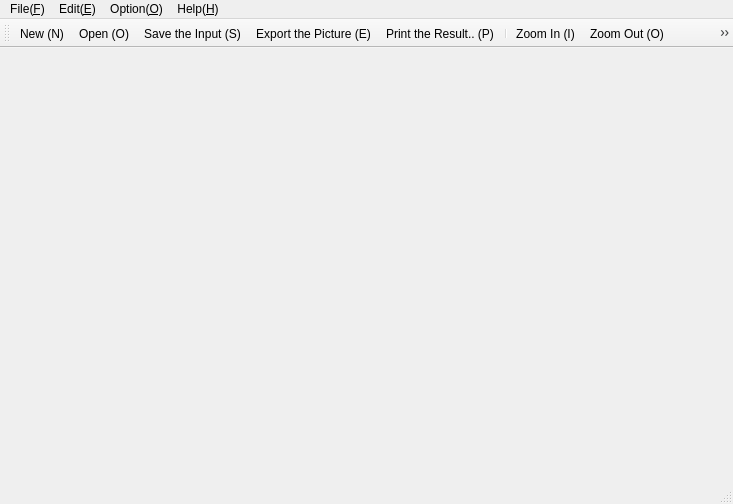
<?xml version="1.0" encoding="UTF-8"?>
<ui version="4.0">
 <class>MainWindow</class>
 <widget class="QMainWindow" name="MainWindow">
  <property name="geometry">
   <rect>
    <x>0</x>
    <y>0</y>
    <width>733</width>
    <height>504</height>
   </rect>
  </property>
  <property name="maximumSize">
   <size>
    <width>16777215</width>
    <height>16777215</height>
   </size>
  </property>
  <property name="windowTitle">
   <string>MainWindow</string>
  </property>
  <widget class="QWidget" name="centralWidget"/>
  <widget class="QMenuBar" name="menuBar">
   <property name="geometry">
    <rect>
     <x>0</x>
     <y>0</y>
     <width>733</width>
     <height>23</height>
    </rect>
   </property>
   <widget class="QMenu" name="menuFile_F">
    <property name="title">
     <string>File(&amp;F)</string>
    </property>
    <addaction name="actionNew"/>
    <addaction name="actionOpen"/>
    <addaction name="separator"/>
    <addaction name="actionSaveInput"/>
    <addaction name="actionSaveInputAs"/>
    <addaction name="actionExport"/>
    <addaction name="separator"/>
    <addaction name="actionPrint"/>
    <addaction name="separator"/>
    <addaction name="actionExit"/>
   </widget>
   <widget class="QMenu" name="menuEdit_E">
    <property name="title">
     <string>Edit(&amp;E)</string>
    </property>
    <addaction name="actionZoom_In"/>
    <addaction name="actionZoom_Out"/>
    <addaction name="actionInitial_Zoom"/>
    <addaction name="separator"/>
    <addaction name="actionClear_C"/>
   </widget>
   <widget class="QMenu" name="menuOption">
    <property name="title">
     <string>Option(&amp;O)</string>
    </property>
    <widget class="QMenu" name="menuAlgorithm_A">
     <property name="title">
      <string>Algorithm (&amp;A)</string>
     </property>
     <addaction name="actionLRMT"/>
     <addaction name="actionZRMT"/>
    </widget>
    <widget class="QMenu" name="menuColors_C">
     <property name="title">
      <string>Colors (&amp;C)</string>
     </property>
     <addaction name="actionBackground"/>
     <addaction name="actionPoints"/>
     <addaction name="actionLines"/>
    </widget>
    <addaction name="menuColors_C"/>
    <addaction name="menuAlgorithm_A"/>
   </widget>
   <widget class="QMenu" name="menuHelp_H">
    <property name="title">
     <string>Help(&amp;H)</string>
    </property>
    <addaction name="actionAbout"/>
   </widget>
   <addaction name="menuFile_F"/>
   <addaction name="menuEdit_E"/>
   <addaction name="menuOption"/>
   <addaction name="menuHelp_H"/>
  </widget>
  <widget class="QToolBar" name="mainToolBar">
   <attribute name="toolBarArea">
    <enum>TopToolBarArea</enum>
   </attribute>
   <attribute name="toolBarBreak">
    <bool>false</bool>
   </attribute>
   <addaction name="actionNew"/>
   <addaction name="actionOpen"/>
   <addaction name="actionSaveInput"/>
   <addaction name="actionExport"/>
   <addaction name="actionPrint"/>
   <addaction name="separator"/>
   <addaction name="actionZoom_In"/>
   <addaction name="actionZoom_Out"/>
   <addaction name="actionInitial_Zoom"/>
   <addaction name="separator"/>
   <addaction name="actionClear_C"/>
   <addaction name="separator"/>
   <addaction name="actionAbout"/>
  </widget>
  <widget class="QStatusBar" name="statusBar"/>
  <action name="actionNew">
   <property name="icon">
    <iconset resource="icons.qrc">
     <normaloff>:/new/prefix1/icons/1.png</normaloff>:/new/prefix1/icons/1.png</iconset>
   </property>
   <property name="text">
    <string>New (&amp;N)</string>
   </property>
   <property name="statusTip">
    <string>New a blank or random input data</string>
   </property>
   <property name="shortcut">
    <string>Ctrl+N</string>
   </property>
  </action>
  <action name="actionOpen">
   <property name="icon">
    <iconset resource="icons.qrc">
     <normaloff>:/new/prefix1/icons/8.png</normaloff>:/new/prefix1/icons/8.png</iconset>
   </property>
   <property name="text">
    <string>Open (&amp;O)</string>
   </property>
   <property name="statusTip">
    <string>Open an input data</string>
   </property>
   <property name="shortcut">
    <string>Ctrl+O</string>
   </property>
  </action>
  <action name="actionSaveInput">
   <property name="icon">
    <iconset resource="icons.qrc">
     <normaloff>:/new/prefix1/icons/7.png</normaloff>:/new/prefix1/icons/7.png</iconset>
   </property>
   <property name="text">
    <string>Save the Input (&amp;S)</string>
   </property>
   <property name="statusTip">
    <string>Save the input data</string>
   </property>
   <property name="shortcut">
    <string>Ctrl+S</string>
   </property>
  </action>
  <action name="actionSaveInputAs">
   <property name="text">
    <string>Save the Input As.. (&amp;A)</string>
   </property>
   <property name="statusTip">
    <string>Save the input data as</string>
   </property>
  </action>
  <action name="actionExport">
   <property name="icon">
    <iconset resource="icons.qrc">
     <normaloff>:/new/prefix1/icons/62.png</normaloff>:/new/prefix1/icons/62.png</iconset>
   </property>
   <property name="text">
    <string>Export the Picture (&amp;E)</string>
   </property>
   <property name="statusTip">
    <string>Save the result as a pic</string>
   </property>
   <property name="shortcut">
    <string>Ctrl+R</string>
   </property>
  </action>
  <action name="actionPrint">
   <property name="icon">
    <iconset resource="icons.qrc">
     <normaloff>:/new/prefix1/icons/68.png</normaloff>:/new/prefix1/icons/68.png</iconset>
   </property>
   <property name="text">
    <string>Print the Result.. (&amp;P)</string>
   </property>
   <property name="statusTip">
    <string>Print the result data</string>
   </property>
   <property name="shortcut">
    <string>Ctrl+P</string>
   </property>
  </action>
  <action name="actionExit">
   <property name="icon">
    <iconset resource="icons.qrc">
     <normaloff>:/new/prefix1/icons/118.png</normaloff>:/new/prefix1/icons/118.png</iconset>
   </property>
   <property name="text">
    <string>Exit(&amp;X)</string>
   </property>
   <property name="statusTip">
    <string>Exit</string>
   </property>
   <property name="shortcut">
    <string>Esc</string>
   </property>
  </action>
  <action name="actionZoom_In">
   <property name="icon">
    <iconset resource="icons.qrc">
     <normaloff>:/new/prefix1/icons/106.png</normaloff>:/new/prefix1/icons/106.png</iconset>
   </property>
   <property name="text">
    <string>Zoom In (&amp;I)</string>
   </property>
   <property name="statusTip">
    <string>Zoom in</string>
   </property>
   <property name="shortcut">
    <string>+</string>
   </property>
  </action>
  <action name="actionZoom_Out">
   <property name="icon">
    <iconset resource="icons.qrc">
     <normaloff>:/new/prefix1/icons/107.png</normaloff>:/new/prefix1/icons/107.png</iconset>
   </property>
   <property name="text">
    <string>Zoom Out (&amp;O)</string>
   </property>
   <property name="statusTip">
    <string>Zoom out</string>
   </property>
   <property name="shortcut">
    <string>-</string>
   </property>
  </action>
  <action name="actionInitial_Zoom">
   <property name="icon">
    <iconset resource="icons.qrc">
     <normaloff>:/new/prefix1/icons/16.png</normaloff>:/new/prefix1/icons/16.png</iconset>
   </property>
   <property name="text">
    <string>Initial Zoom</string>
   </property>
   <property name="statusTip">
    <string>Back to initial zoom</string>
   </property>
   <property name="shortcut">
    <string>Home</string>
   </property>
  </action>
  <action name="actionZRMT">
   <property name="text">
    <string>ZRMT</string>
   </property>
   <property name="statusTip">
    <string>Use LRMT</string>
   </property>
  </action>
  <action name="actionLRMT">
   <property name="text">
    <string>LRMT</string>
   </property>
   <property name="statusTip">
    <string>Use LRMT</string>
   </property>
  </action>
  <action name="actionAbout">
   <property name="icon">
    <iconset resource="icons.qrc">
     <normaloff>:/new/prefix1/icons/wi.png</normaloff>:/new/prefix1/icons/wi.png</iconset>
   </property>
   <property name="text">
    <string>About</string>
   </property>
   <property name="statusTip">
    <string>About ..</string>
   </property>
  </action>
  <action name="actionBackground">
   <property name="text">
    <string>Background</string>
   </property>
   <property name="statusTip">
    <string>Change the background color</string>
   </property>
  </action>
  <action name="actionPoints">
   <property name="text">
    <string>Points</string>
   </property>
   <property name="statusTip">
    <string>Change the color of points</string>
   </property>
  </action>
  <action name="actionLines">
   <property name="text">
    <string>Lines</string>
   </property>
   <property name="statusTip">
    <string>Change the color of lines</string>
   </property>
  </action>
  <action name="actionClear_C">
   <property name="icon">
    <iconset resource="icons.qrc">
     <normaloff>:/new/prefix1/icons/89.png</normaloff>:/new/prefix1/icons/89.png</iconset>
   </property>
   <property name="text">
    <string>Clear (&amp;C)</string>
   </property>
   <property name="statusTip">
    <string>Clear all the points</string>
   </property>
  </action>
 </widget>
 <layoutdefault spacing="6" margin="11"/>
 <resources>
  <include location="icons.qrc"/>
 </resources>
 <connections/>
</ui>
